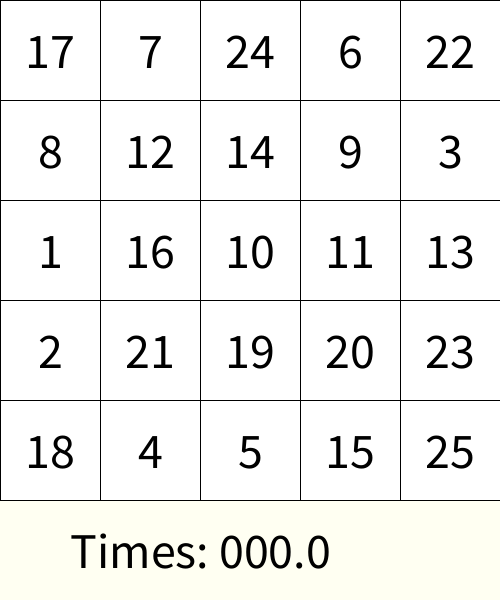
Frame 1 (no input)
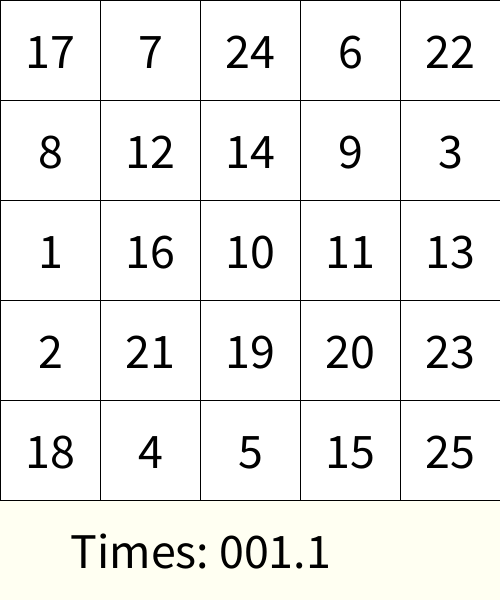
Frame 60 (the mouse pressed at the canvas centre just before this capture)
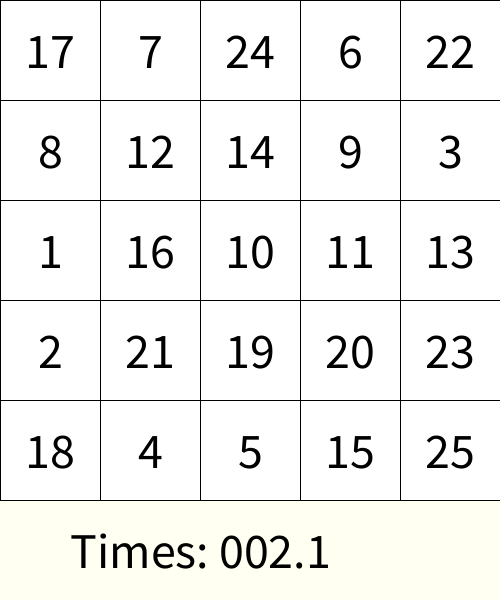
Frame 120 (the mouse held since frame 60 and released just before this capture)

The Processing sketch that drew these frames (run headless with seeded random() and noise(); from frame 60 on, the mouse is pressed at the canvas centre):

// Processing sketch: week06_8_schulte_table08_nf_millis_startT
// ── week06_8_schulte_table08_nf_millis_startT.pde
// week06_8_schulte_table08_nf_millis_startT
int [] used = new int[26];//0....25
int [][] table = new int[5][5];
void setup() {
  size(500, 600);
  textSize(50);
  textAlign(CENTER,CENTER);
  for(int i=0; i<5; i++){
    for(int j=0; j<5; j++){
      int now = int(random(1,26));
      while(used[now]==1) now = int(random(1,26));
      table[i][j] = now;
      used[now] = 1;
    }
  }
  startT = millis();
}
int startT = 0;
int [][] pressed = new int[5][5];
void draw() {
  background(#FFFFF2);
  for(int i=0; i<5; i++){
    for(int j=0;j<5;j++){
      if(pressed[i][j]==1) fill(128);
      else fill(255);
      rect(j*100, i*100, 100, 100);
      fill(0); text(""+table[i][j], 50+j*100, 50+i*100);
    }
  }
  text("Times: "+nf((millis()- startT)/1000.0, 3, 1), 200,550);
}
int want = 1;
void mousePressed(){
  int i= mouseY/100, j = mouseX/100;
  if(table[i][j]==want){
    pressed[i][j] = 1;
    want++;
  }
}
